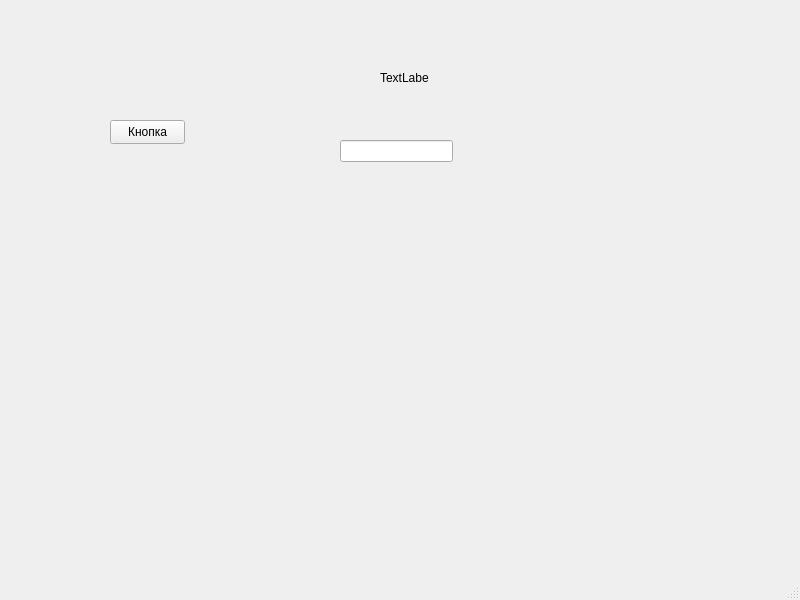
<?xml version="1.0" encoding="UTF-8"?>
<ui version="4.0">
 <class>MainWindow</class>
 <widget class="QMainWindow" name="MainWindow">
  <property name="geometry">
   <rect>
    <x>0</x>
    <y>0</y>
    <width>800</width>
    <height>600</height>
   </rect>
  </property>
  <property name="windowTitle">
   <string>Мой проект</string>
  </property>
  <widget class="QWidget" name="centralwidget">
   <widget class="QPushButton" name="btnRun">
    <property name="geometry">
     <rect>
      <x>110</x>
      <y>120</y>
      <width>75</width>
      <height>24</height>
     </rect>
    </property>
    <property name="text">
     <string>Кнопка</string>
    </property>
   </widget>
   <widget class="QLabel" name="lblText">
    <property name="geometry">
     <rect>
      <x>380</x>
      <y>70</y>
      <width>49</width>
      <height>16</height>
     </rect>
    </property>
    <property name="text">
     <string>TextLabel</string>
    </property>
   </widget>
   <widget class="QLineEdit" name="edtInputText">
    <property name="geometry">
     <rect>
      <x>340</x>
      <y>140</y>
      <width>113</width>
      <height>22</height>
     </rect>
    </property>
   </widget>
  </widget>
  <widget class="QMenuBar" name="menubar">
   <property name="geometry">
    <rect>
     <x>0</x>
     <y>0</y>
     <width>800</width>
     <height>22</height>
    </rect>
   </property>
  </widget>
  <widget class="QStatusBar" name="statusbar"/>
 </widget>
 <resources/>
 <connections/>
</ui>
